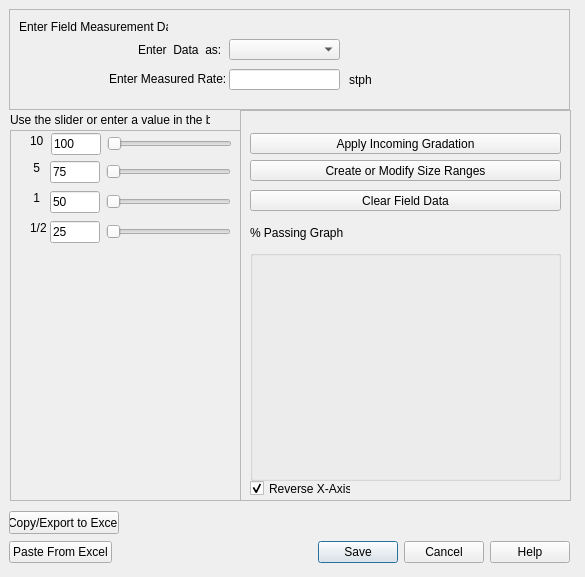
<?xml version="1.0" encoding="UTF-8"?>
<ui version="4.0">
 <class>MeasurementEquipment</class>
 <widget class="QDialog" name="MeasurementEquipment">
  <property name="geometry">
   <rect>
    <x>0</x>
    <y>0</y>
    <width>585</width>
    <height>577</height>
   </rect>
  </property>
  <property name="windowTitle">
   <string>Enter Field Data</string>
  </property>
  <widget class="QFrame" name="frame">
   <property name="geometry">
    <rect>
     <x>9</x>
     <y>9</y>
     <width>561</width>
     <height>101</height>
    </rect>
   </property>
   <property name="frameShape">
    <enum>QFrame::StyledPanel</enum>
   </property>
   <property name="frameShadow">
    <enum>QFrame::Raised</enum>
   </property>
   <widget class="QLabel" name="label">
    <property name="geometry">
     <rect>
      <x>10</x>
      <y>10</y>
      <width>149</width>
      <height>16</height>
     </rect>
    </property>
    <property name="text">
     <string>Enter Field Measurement Data:</string>
    </property>
   </widget>
   <widget class="QLabel" name="label_3">
    <property name="geometry">
     <rect>
      <x>129</x>
      <y>20</y>
      <width>91</width>
      <height>41</height>
     </rect>
    </property>
    <property name="text">
     <string>Enter  Data  as:</string>
    </property>
   </widget>
   <widget class="QLabel" name="label_4">
    <property name="geometry">
     <rect>
      <x>100</x>
      <y>59</y>
      <width>121</width>
      <height>21</height>
     </rect>
    </property>
    <property name="text">
     <string>Enter Measured Rate:</string>
    </property>
   </widget>
   <widget class="QLabel" name="label_5">
    <property name="geometry">
     <rect>
      <x>340</x>
      <y>60</y>
      <width>31</width>
      <height>21</height>
     </rect>
    </property>
    <property name="text">
     <string>stph</string>
    </property>
   </widget>
   <widget class="QLineEdit" name="lineEdit">
    <property name="geometry">
     <rect>
      <x>220</x>
      <y>60</y>
      <width>111</width>
      <height>21</height>
     </rect>
    </property>
   </widget>
   <widget class="QComboBox" name="comboBox">
    <property name="geometry">
     <rect>
      <x>220</x>
      <y>30</y>
      <width>111</width>
      <height>21</height>
     </rect>
    </property>
    <property name="sizePolicy">
     <sizepolicy hsizetype="Fixed" vsizetype="Fixed">
      <horstretch>0</horstretch>
      <verstretch>0</verstretch>
     </sizepolicy>
    </property>
   </widget>
  </widget>
  <widget class="QPushButton" name="pushButton">
   <property name="geometry">
    <rect>
     <x>9</x>
     <y>511</y>
     <width>110</width>
     <height>23</height>
    </rect>
   </property>
   <property name="sizePolicy">
    <sizepolicy hsizetype="Fixed" vsizetype="Fixed">
     <horstretch>0</horstretch>
     <verstretch>0</verstretch>
    </sizepolicy>
   </property>
   <property name="text">
    <string>Copy/Export to Excel</string>
   </property>
  </widget>
  <widget class="QFrame" name="frame_2">
   <property name="geometry">
    <rect>
     <x>10</x>
     <y>130</y>
     <width>231</width>
     <height>371</height>
    </rect>
   </property>
   <property name="frameShape">
    <enum>QFrame::StyledPanel</enum>
   </property>
   <property name="frameShadow">
    <enum>QFrame::Raised</enum>
   </property>
   <widget class="QLabel" name="label_43">
    <property name="geometry">
     <rect>
      <x>20</x>
      <y>30</y>
      <width>16</width>
      <height>16</height>
     </rect>
    </property>
    <property name="text">
     <string> 5</string>
    </property>
    <property name="buddy">
     <cstring>lineEdit_26</cstring>
    </property>
   </widget>
   <widget class="QLabel" name="label_48">
    <property name="geometry">
     <rect>
      <x>20</x>
      <y>60</y>
      <width>16</width>
      <height>16</height>
     </rect>
    </property>
    <property name="text">
     <string> 1</string>
    </property>
    <property name="buddy">
     <cstring>lineEdit_27</cstring>
    </property>
   </widget>
   <widget class="QLabel" name="label_49">
    <property name="geometry">
     <rect>
      <x>20</x>
      <y>1</y>
      <width>21</width>
      <height>20</height>
     </rect>
    </property>
    <property name="layoutDirection">
     <enum>Qt::LeftToRight</enum>
    </property>
    <property name="text">
     <string>10</string>
    </property>
    <property name="buddy">
     <cstring>lineEdit_23</cstring>
    </property>
   </widget>
   <widget class="QWidget" name="layoutWidget">
    <property name="geometry">
     <rect>
      <x>40</x>
      <y>30</y>
      <width>181</width>
      <height>24</height>
     </rect>
    </property>
    <layout class="QHBoxLayout" name="horizontalLayout_11">
     <item>
      <widget class="QLineEdit" name="lineEdit_26">
       <property name="maximumSize">
        <size>
         <width>50</width>
         <height>16777215</height>
        </size>
       </property>
       <property name="text">
        <string>75</string>
       </property>
      </widget>
     </item>
     <item>
      <widget class="QSlider" name="horizontalSlider_21">
       <property name="orientation">
        <enum>Qt::Horizontal</enum>
       </property>
      </widget>
     </item>
    </layout>
   </widget>
   <widget class="QWidget" name="layoutWidget_2">
    <property name="geometry">
     <rect>
      <x>40</x>
      <y>60</y>
      <width>181</width>
      <height>24</height>
     </rect>
    </property>
    <layout class="QHBoxLayout" name="horizontalLayout_12">
     <item>
      <widget class="QLineEdit" name="lineEdit_27">
       <property name="maximumSize">
        <size>
         <width>50</width>
         <height>16777215</height>
        </size>
       </property>
       <property name="text">
        <string>50</string>
       </property>
      </widget>
     </item>
     <item>
      <widget class="QSlider" name="horizontalSlider_22">
       <property name="orientation">
        <enum>Qt::Horizontal</enum>
       </property>
      </widget>
     </item>
    </layout>
   </widget>
   <widget class="QWidget" name="layoutWidget_6">
    <property name="geometry">
     <rect>
      <x>40</x>
      <y>90</y>
      <width>181</width>
      <height>24</height>
     </rect>
    </property>
    <layout class="QHBoxLayout" name="horizontalLayout_14">
     <item>
      <widget class="QLineEdit" name="lineEdit_28">
       <property name="maximumSize">
        <size>
         <width>50</width>
         <height>16777215</height>
        </size>
       </property>
       <property name="text">
        <string>25</string>
       </property>
      </widget>
     </item>
     <item>
      <widget class="QSlider" name="horizontalSlider_23">
       <property name="orientation">
        <enum>Qt::Horizontal</enum>
       </property>
      </widget>
     </item>
    </layout>
   </widget>
   <widget class="QWidget" name="">
    <property name="geometry">
     <rect>
      <x>41</x>
      <y>2</y>
      <width>181</width>
      <height>24</height>
     </rect>
    </property>
    <layout class="QHBoxLayout" name="horizontalLayout_3">
     <item>
      <widget class="QLineEdit" name="lineEdit_23">
       <property name="maximumSize">
        <size>
         <width>50</width>
         <height>16777215</height>
        </size>
       </property>
       <property name="text">
        <string>100</string>
       </property>
      </widget>
     </item>
     <item>
      <widget class="QSlider" name="horizontalSlider_18">
       <property name="orientation">
        <enum>Qt::Horizontal</enum>
       </property>
      </widget>
     </item>
    </layout>
   </widget>
   <widget class="QLabel" name="label_41">
    <property name="geometry">
     <rect>
      <x>20</x>
      <y>90</y>
      <width>16</width>
      <height>16</height>
     </rect>
    </property>
    <property name="layoutDirection">
     <enum>Qt::LeftToRight</enum>
    </property>
    <property name="text">
     <string>1/2</string>
    </property>
    <property name="buddy">
     <cstring>lineEdit_28</cstring>
    </property>
   </widget>
  </widget>
  <widget class="QFrame" name="frame_3">
   <property name="geometry">
    <rect>
     <x>240</x>
     <y>110</y>
     <width>331</width>
     <height>391</height>
    </rect>
   </property>
   <property name="frameShape">
    <enum>QFrame::StyledPanel</enum>
   </property>
   <property name="frameShadow">
    <enum>QFrame::Raised</enum>
   </property>
   <widget class="QPushButton" name="pushButton_21">
    <property name="geometry">
     <rect>
      <x>10</x>
      <y>23</y>
      <width>311</width>
      <height>21</height>
     </rect>
    </property>
    <property name="text">
     <string>Apply Incoming Gradation</string>
    </property>
   </widget>
   <widget class="QPushButton" name="pushButton_22">
    <property name="geometry">
     <rect>
      <x>10</x>
      <y>50</y>
      <width>311</width>
      <height>21</height>
     </rect>
    </property>
    <property name="text">
     <string>Create or Modify Size Ranges</string>
    </property>
   </widget>
   <widget class="QPushButton" name="pushButton_23">
    <property name="geometry">
     <rect>
      <x>10</x>
      <y>80</y>
      <width>311</width>
      <height>21</height>
     </rect>
    </property>
    <property name="text">
     <string>Clear Field Data</string>
    </property>
   </widget>
   <widget class="QLabel" name="label_11">
    <property name="geometry">
     <rect>
      <x>10</x>
      <y>110</y>
      <width>200</width>
      <height>26</height>
     </rect>
    </property>
    <property name="text">
     <string>% Passing Graph</string>
    </property>
   </widget>
   <widget class="QGroupBox" name="groupBox">
    <property name="geometry">
     <rect>
      <x>10</x>
      <y>140</y>
      <width>311</width>
      <height>231</height>
     </rect>
    </property>
    <property name="title">
     <string/>
    </property>
   </widget>
   <widget class="QCheckBox" name="checkBox">
    <property name="geometry">
     <rect>
      <x>10</x>
      <y>370</y>
      <width>101</width>
      <height>17</height>
     </rect>
    </property>
    <property name="text">
     <string>Reverse X-Axis</string>
    </property>
    <property name="checked">
     <bool>true</bool>
    </property>
   </widget>
  </widget>
  <widget class="QLabel" name="label_2">
   <property name="geometry">
    <rect>
     <x>10</x>
     <y>100</y>
     <width>200</width>
     <height>26</height>
    </rect>
   </property>
   <property name="text">
    <string>
Use the slider or enter a value in the box:</string>
   </property>
  </widget>
  <widget class="QWidget" name="">
   <property name="geometry">
    <rect>
     <x>9</x>
     <y>540</y>
     <width>561</width>
     <height>25</height>
    </rect>
   </property>
   <layout class="QHBoxLayout" name="horizontalLayout_13">
    <item>
     <widget class="QPushButton" name="pushButton_2">
      <property name="text">
       <string>Paste From Excel</string>
      </property>
     </widget>
    </item>
    <item>
     <widget class="QDialogButtonBox" name="buttonBox">
      <property name="standardButtons">
       <set>QDialogButtonBox::Cancel|QDialogButtonBox::Help|QDialogButtonBox::Save</set>
      </property>
     </widget>
    </item>
   </layout>
  </widget>
 </widget>
 <resources/>
 <connections/>
</ui>
